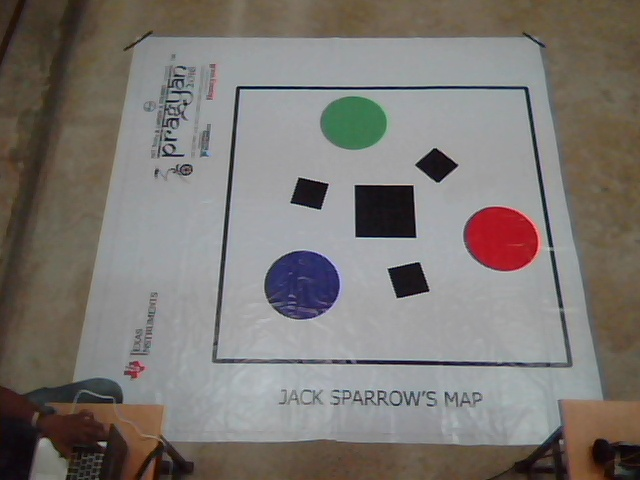
#> input picture Color-Follower-Bot/newframe.jpg, 640 x 480 px, given in place of the camera
$ python Color-Follower.py   (Python 2 division)
#> lines starting #> are read from the running program, lines starting #| are printed output that depends on the picture; after the words box and inside, x2 and y2 are one past the last pixel; in counts of white or black regions, pixels touching at a corner belong together
import serial
import numpy as np
import cv2
import math
import time


cap=cv2.VideoCapture(0)
ard=serial.Serial('COM24',9600)
flag=0
r=0
fl=0
vis=0
flg_full = 0
flg_g = flg_b = flg_r = 0
flag_fir = 1
flag_cal = 0
global frame
#print 'connected'


lg = np.array([39,54,75])
ug = np.array([103,196,160])
lb = np.array([111,74,56])
ub = np.array([191,191,170])
lr = np.array([0,162,78])
ur = np.array([10,222,160])
lbl = np.array([0,0,0])
ubl = np.array([255,255,57])

lf = np.array([106,126,131])
uf = np.array([255,253,243])
lbk = np.array([0,132,141])
ubk = np.array([80,221,182])

greeni = [lg,ug]
bluei = [lb,ub]
redi = [lr,ur]
blacki = [lbl,ubl]

fronti = [lf,uf]
backi = [lbk,ubk]

contoursf = contoursbk = contoursbl = contoursr = contoursg = contoursb = contoursd = 0
coin_t = coin_c = coin_b = 0
contourss = contourso = 0
xg=yg=xbu=ybu=xr=yr=xs=ys= 0
xo = yo =[]

def perspectivate(c):
    #c = contoursbl[2]
    global screenCnt
    peri = cv2.arcLength(c, True)
    #if peri == length :
    dp = 0.02
    approx = cv2.approxPolyDP(c, dp* peri, True)
    screenCnt = approx

    # if our approximated contour has four points, then we
    # can assume that we have found our screen
    j = 0
    if len(approx) != 4:
            temp = np.zeros((4,1,2))
            for k in range(len(screenCnt)):
                    for tp in temp:
                            if tp[0].all() == 0:
                                    continue
                            n1 = math.sqrt(((tp[0][0]-screenCnt[k][0][0])*(tp[0][0]-screenCnt[k][0][0]))+((tp[0][1]-screenCnt[k][0][1])*(tp[0][1]-screenCnt[k][0][1])))
                            if n1 < 100 :
                                     continue

                            temp[j][0] = screenCnt[k][0]
                            j = j + 1
                    screenCnt = temp
    return screenCnt


def order_points(pts):

        rect = np.zeros((4, 2), dtype = "float32")

        s = pts.sum(axis = 1)
        rect[0] = pts[np.argmin(s)]
        rect[2] = pts[np.argmax(s)]


        diff = np.diff(pts, axis = 1)
        rect[1] = pts[np.argmin(diff)]
        rect[3] = pts[np.argmax(diff)]

        # return the ordered coordinates
        return rect

def four_point_transform(image, pts):

        rect = order_points(pts)
        (tl, tr, br, bl) = rect


        widthA = np.sqrt(((br[0] - bl[0]) ** 2) + ((br[1] - bl[1]) ** 2))
        widthB = np.sqrt(((tr[0] - tl[0]) ** 2) + ((tr[1] - tl[1]) ** 2))
        maxWidth = max(int(widthA), int(widthB))


        heightA = np.sqrt(((tr[0] - br[0]) ** 2) + ((tr[1] - br[1]) ** 2))
        heightB = np.sqrt(((tl[0] - bl[0]) ** 2) + ((tl[1] - bl[1]) ** 2))
        maxHeight = max(int(heightA), int(heightB))


        dst = np.array([
                [0, 0],
                [maxWidth - 1, 0],
                [maxWidth - 1, maxHeight - 1],
                [0, maxHeight - 1]], dtype = "float32")

        M = cv2.getPerspectiveTransform(rect, dst)
        warped = cv2.warpPerspective(image, M, (maxWidth, maxHeight))

        return warped


def perspec():
##    global frame
    global screenCnt
    while(True):
        ret,frame = cap.read()
#> frame is the input picture: shape (480, 640, 3); mean B, G, R 114.6, 118.7, 123.6
        img = np.zeros((frame.shape[0],frame.shape[1],3))

        gray = cv2.cvtColor(frame, cv2.COLOR_BGR2GRAY)
        gray = cv2.bilateralFilter(gray,9,75,75)
        gray = cv2.GaussianBlur(gray, (5, 5), 0)
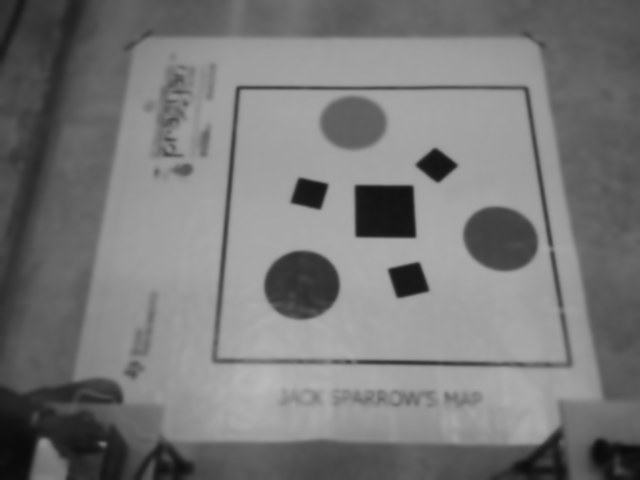
#> gray: shape (480, 640); min 10, max 186, mean 119.8
        #gray = cv2.bilateralFilter(gray,9,75,75)
        edged = cv2.Canny(gray, 30, 200)
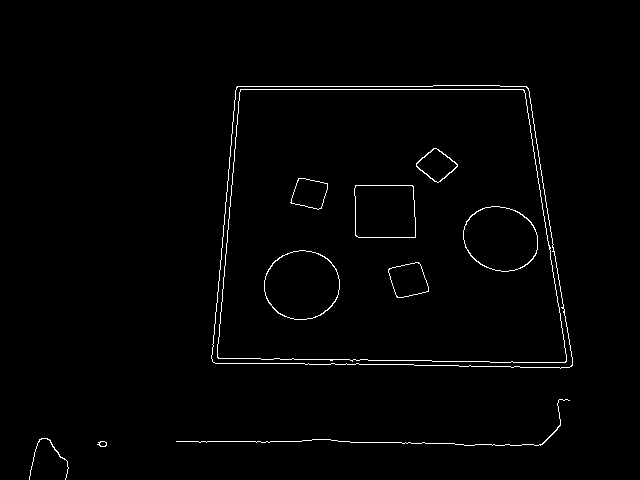
#> edged: shape (480, 640); 1.3% white in thin lines or dots, all inside (x1, y1, x2, y2) = (29, 85, 573, 480)
        (cnts, _) = cv2.findContours(edged.copy(), cv2.RETR_LIST, cv2.CHAIN_APPROX_NONE)
#> cnts = 20 contours, 2 with area under 20; largest, box (x1, y1, x2, y2) and area: (211, 85, 573, 369) 91000, (211, 85, 573, 369) 90988, (217, 89, 567, 363) 85964, (217, 89, 567, 363) 85953, (264, 250, 340, 320) 4087
        cnts = sorted(cnts, key = cv2.contourArea, reverse = True)[:5]
#> cnts = 5 contours; box (x1, y1, x2, y2) and area: (211, 85, 573, 369) 91000, (211, 85, 573, 369) 90988, (217, 89, 567, 363) 85964, (217, 89, 567, 363) 85953, (264, 250, 340, 320) 4087

        try:
            cv2.drawContours(img,cnts[0], -1, (255,0,0), 3)
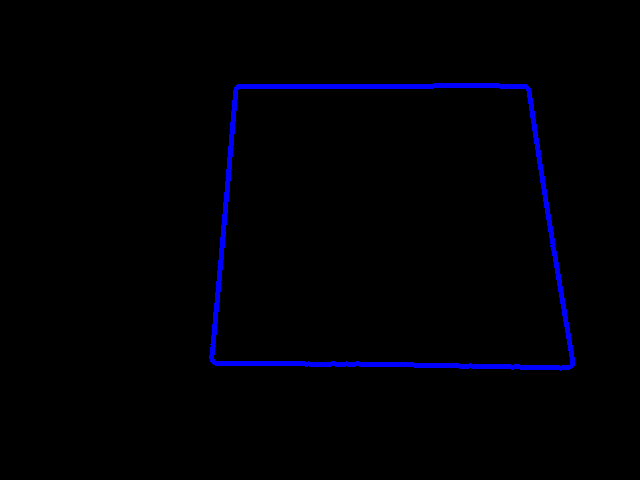
#> img: shape (480, 640, 3) float64; mean of channels 0, 1, 2 5, 0, 0; drawn as B, G, R
        except Exception:
            continue

        cv2.imshow('img',img)
        if cv2.waitKey(1) & 0xFF == 27:
#> (key Esc is pressed here)
            screenCnt = perspectivate(cnts[0])
#> in perspectivate, `peri = cv2.arcLength(c, True)`: peri = 1244.8
#> in perspectivate, `approx = cv2.approxPolyDP(c, dp* peri, True)`: approx = [[528, 88], [237, 86], [212, 361], [571, 366]]
            return screenCnt

    cv2.destroyAllWindows()


def update_frame():
    global flg_full,flag,flg_g,flg_r,flg_b,contoursf,contoursbk,contoursbl,contourss
    global contoursg,contoursr,contoursb,coin_c,coin_t,coin_b, frame,contourso
    global screenCnt
    global xg,yg,xbu,ybu,xr,yr,xs,ys,xo,yo,contourss,contourso
    global flag_fir
    try:
        ret, frame=cap.read()
        img = np.zeros((frame.shape[0],frame.shape[1],3))

        frame = four_point_transform(frame, screenCnt.reshape(4, 2))
#> in order_points, `s = pts.sum(axis = 1)`: s = [616, 323, 573, 937]
#> in order_points, `diff = np.diff(pts, axis = 1)`: diff = [-440, -151, 149, -205]
#> in four_point_transform, `rect = order_points(pts)`: rect = [[237, 86], [528, 88], [571, 366], [212, 361]]
#> in four_point_transform, `(tl, tr, br, bl) = rect`: tl = [237, 86]; tr = [528, 88]; br = [571, 366]; bl = [212, 361]
#> in four_point_transform, `widthA = np.sqrt(((br[0] - bl[0]) ** 2) + ((br[1] - bl[1]) ** 2))`: widthA = 359
#> in four_point_transform, `widthB = np.sqrt(((tr[0] - tl[0]) ** 2) + ((tr[1] - tl[1]) ** 2))`: widthB = 291
#> in four_point_transform, `maxWidth = max(int(widthA), int(widthB))`: maxWidth = 359
#> in four_point_transform, `heightA = np.sqrt(((tr[0] - br[0]) ** 2) + ((tr[1] - br[1]) ** 2))`: heightA = 281.3
#> in four_point_transform, `heightB = np.sqrt(((tl[0] - bl[0]) ** 2) + ((tl[1] - bl[1]) ** 2))`: heightB = 276.1
#> in four_point_transform, `maxHeight = max(int(heightA), int(heightB))`: maxHeight = 281
#> in four_point_transform, `dst = np.array([ [0, 0], [maxWidth - 1, 0], [maxWidth - 1, maxHeight -..`: dst = [[0, 0], [358, 0], [358, 280], [0, 280]]
#> in four_point_transform, `M = cv2.getPerspectiveTransform(rect, dst)`: M = [[1.34, 0.122, -328.7], [-0.00934, 1.36, -114.7], [2.15e-05, 0.000918, 1]]
#> in four_point_transform, `warped = cv2.warpPerspective(image, M, (maxWidth, maxHeight))`:
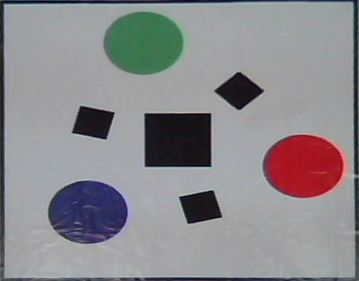
#> warped: shape (281, 359, 3); mean B, G, R 140.9, 137.6, 139.6
        frame = cv2.resize(frame, (640,480))
        frame = frame[9:469 , 9:629]
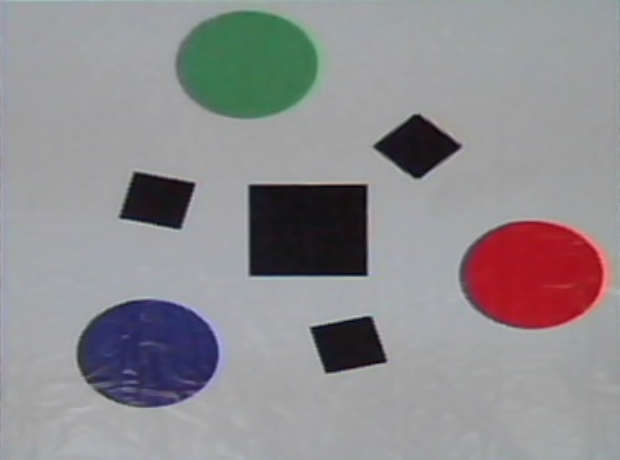
#> frame: shape (460, 620, 3); mean B, G, R 143.9, 140.9, 143.5
        frame =cv2.resize(frame, ( 640, 480))
#> frame: shape (480, 640, 3)

        hsv=cv2.cvtColor(frame,cv2.COLOR_BGR2HSV)
#> hsv: shape (480, 640, 3); mean H, S, V 99.5, 28.4, 151.1


        front = cv2.inRange(hsv,fronti[0],fronti[1])
#> front: shape (480, 640); 3.9% white; 1 white region, box (x1, y1, x2, y2) and area: (484, 231, 625, 343) 12040
        back = cv2.inRange(hsv,backi[0],backi[1])
#> back: shape (480, 640); 0.01% white in thin lines or dots, all inside (x1, y1, x2, y2) = (584, 298, 609, 322)
        green = cv2.inRange(hsv,greeni[0],greeni[1])
#> green: shape (480, 640); 4.1% white; 6 white regions (5 under 20 px), largest, box (x1, y1, x2, y2) and area: (188, 11, 329, 124) 12452
        black = cv2.inRange(hsv,blacki[0],blacki[1])
#> black: shape (480, 640); 6.6% white; 15 white regions (11 under 20 px), largest, box (x1, y1, x2, y2) and area: (258, 194, 378, 287) 11111, (322, 331, 398, 388) 3047, (388, 121, 474, 185) 3016, (125, 181, 200, 238) 2988
        blue = cv2.inRange(hsv,bluei[0],bluei[1])
#> blue: shape (480, 640); 4.2% white; 27 white regions (25 under 20 px), largest, box (x1, y1, x2, y2) and area: (87, 313, 226, 424) 11651, (478, 230, 573, 344) 1077
        red = cv2.inRange(hsv,redi[0],redi[1])
#> red: shape (480, 640); 0.01% white in thin lines or dots, all inside (x1, y1, x2, y2) = (590, 298, 607, 320)

        kernel=cv2.getStructuringElement(cv2.MORPH_RECT,(3,3))

        front=cv2.erode(front,kernel)
#> front: shape (480, 640); 3.7% white; 1 white region, box (x1, y1, x2, y2) and area: (485, 232, 624, 342) 11464
        front=cv2.dilate(front,kernel)
#> front: shape (480, 640); 3.9% white; 1 white region, box (x1, y1, x2, y2) and area: (484, 231, 625, 343) 12018
        back=cv2.erode(back,kernel)
#> back: shape (480, 640); 0% white in thin lines or dots, all inside (x1, y1, x2, y2) = (590, 299, 592, 301)
        back=cv2.dilate(back,kernel)
#> back: shape (480, 640); 0% white; 1 white region (1 under 20 px)


        green=cv2.erode(green,kernel)
#> green: shape (480, 640); 3.9% white; 1 white region, box (x1, y1, x2, y2) and area: (189, 12, 328, 123) 11948
        green=cv2.dilate(green,kernel)
#> green: shape (480, 640); 4.1% white; 1 white region, box (x1, y1, x2, y2) and area: (188, 11, 329, 124) 12452
        red = cv2.erode(red,kernel)
#> red: shape (480, 640); every value is 0
        red = cv2.dilate(red,kernel)
        blue =cv2.erode(blue,kernel)
#> blue: shape (480, 640); 3.7% white; 4 white regions (2 under 20 px), largest, box (x1, y1, x2, y2) and area: (88, 314, 225, 423) 10974, (480, 233, 546, 342) 500
        blue = cv2.dilate(blue,kernel)
#> blue: shape (480, 640); 4.1% white; 3 white regions (1 under 20 px), largest, box (x1, y1, x2, y2) and area: (87, 313, 226, 424) 11634, (479, 232, 558, 344) 981
        black = cv2.erode(black,kernel)
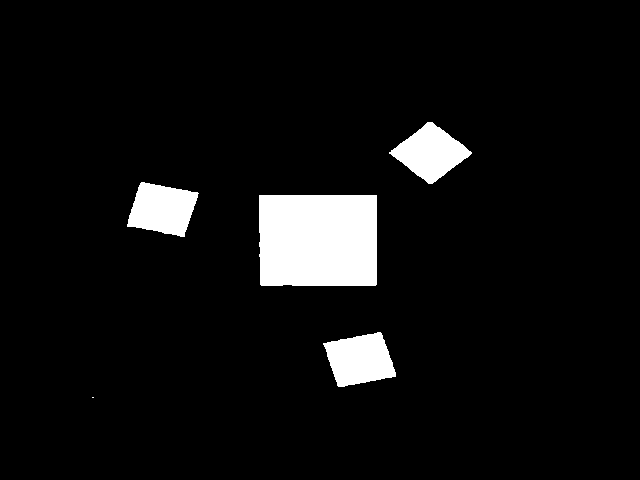
#> black: shape (480, 640); 6.2% white; 5 white regions (1 under 20 px), largest, box (x1, y1, x2, y2) and area: (259, 195, 377, 286) 10682, (323, 332, 396, 387) 2785, (127, 182, 199, 237) 2728, (389, 122, 472, 184) 2720
        black = cv2.dilate(black,kernel)
#> black: shape (480, 640); 6.6% white; 5 white regions (1 under 20 px)


        contoursf,hierarchyf=cv2.findContours(front,cv2.RETR_TREE,cv2.CHAIN_APPROX_NONE)
#> contoursf = 2 contours; box (x1, y1, x2, y2) and area: (484, 231, 625, 343) 11876, (583, 297, 602, 303) 58
        contoursbk,hierarchyb=cv2.findContours(back,cv2.RETR_TREE,cv2.CHAIN_APPROX_NONE)
#> contoursbk = 1 contour, all with area under 20
        contoursbl,hierarchyd=cv2.findContours(black,cv2.RETR_TREE,cv2.CHAIN_APPROX_NONE)
#> contoursbl = 5 contours, 1 with area under 20; largest, box (x1, y1, x2, y2) and area: (258, 194, 378, 287) 10900, (322, 331, 397, 388) 2940, (388, 121, 473, 185) 2926, (126, 181, 200, 238) 2880
        contoursg,hierarchyd=cv2.findContours(green,cv2.RETR_TREE,cv2.CHAIN_APPROX_NONE)
#> contoursg = 1 contour; box (x1, y1, x2, y2) and area: (188, 11, 329, 124) 12270
        contoursb,hierarchyd=cv2.findContours(blue,cv2.RETR_TREE,cv2.CHAIN_APPROX_NONE)
#> contoursb = 6 contours, 3 with area under 20; largest, box (x1, y1, x2, y2) and area: (87, 313, 226, 424) 11494, (479, 232, 558, 344) 814, (125, 403, 151, 410) 90
        contoursr,hierarchyd=cv2.findContours(red,cv2.RETR_TREE,cv2.CHAIN_APPROX_NONE)
#> contoursr = []
        contoursbl = sorted(contoursbl, key = cv2.contourArea, reverse = True)[:4]
#> contoursbl = 4 contours; box (x1, y1, x2, y2) and area: (258, 194, 378, 287) 10900, (322, 331, 397, 388) 2940, (388, 121, 473, 185) 2926, (126, 181, 200, 238) 2880

        if(flag_cal == 0):
            cv2.drawContours(img, contoursf, -1, (255,0,0), 3)
            cv2.drawContours(img, contoursbk, -1, (255,0,0), 3)
            cv2.drawContours(img, contoursbl, -1, (255,0,0), 3)
            cv2.drawContours(img, contoursg, -1, (255,0,0), 3)
            cv2.drawContours(img, contoursr, -1, (255,0,0), 3)
            cv2.drawContours(img, contoursb, -1, (255,0,0), 3)
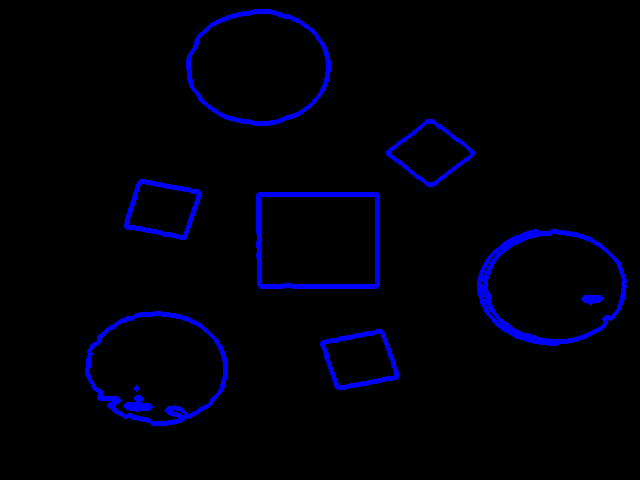
#> img: shape (480, 640, 3) float64; mean of channels 0, 1, 2 10, 0, 0; drawn as B, G, R
            cv2.imshow('img',img)
            cv2.waitKey(1)


# [71 lines of commented-out code are left out]

        if(flag_fir ==0):

            contoursg = sorted(contoursg, key = cv2.contourArea, reverse = True)[:1]
            contoursb = sorted(contoursb, key = cv2.contourArea, reverse = True)[:1]
            contoursr = sorted(contoursr, key = cv2.contourArea, reverse = True)[:1]
            M1 = cv2.moments(contoursg[0])
            M2 = cv2.moments(contoursb[0])
            M3 = cv2.moments(contoursr[0])
            M4 = cv2.moments(contoursbl[0])
            contourss = contoursbl[0]
            xg = int(M1['m10']/M1['m00'])
            yg = int(M1['m01']/M1['m00'])
            xbu = int(M2['m10']/M2['m00'])
            ybu = int(M2['m01']/M2['m00'])
            xr = int(M3['m10']/M3['m00'])
            yr = int(M3['m01']/M3['m00'])
            xs = int(M4['m10']/M4['m00'])
            ys = int(M4['m01']/M4['m00'])
            contourso = []
            for i in range(len(contoursbl)):
                if i == 0:
                    continue
                M4 = cv2.moments(contoursbl[i])
                xo.append(int(M4['m10']/M4['m00']))
                yo.append(int(M4['m01']/M4['m00']))
                contourso.append(contoursbl[i])
            flag_fir = 1

    except Exception:
        print Exception
        return


# [379 lines left out: functions reroute, track, back_to_safe, not called in this run]


screenCnt = perspec()
while(1):
    update_frame()
    cv2.imshow('frame',frame)
    if cv2.waitKey(1) & 0xFF == 27:
#> (key Esc is pressed here)
        cv2.destroyAllWindows()
        flag_fir =0
        break
while(1):
    update_frame()
#> in update_frame (call 2), `contoursbl,hierarchyd=cv2.findContours(black,cv2.RETR_TREE,cv2.CHAIN_A..`: contoursbl = 5 contours, 1 with area under 20; largest, box (x1, y1, x2, y2) and area: (258, 194, 378, 287) 10900, (322, 331, 397, 388) 2940, (388, 121, 473, 185) 2926, (126, 181, 200, 238) 2880
#> in update_frame (call 2), `contoursbl = sorted(contoursbl, key = cv2.contourArea, reverse = True)..`: contoursbl = 4 contours; box (x1, y1, x2, y2) and area: (258, 194, 378, 287) 10900, (322, 331, 397, 388) 2940, (388, 121, 473, 185) 2926, (126, 181, 200, 238) 2880
#> in update_frame (call 2), `contoursb = sorted(contoursb, key = cv2.contourArea, reverse = True)[:1]`: contoursb = 1 contour; box (x1, y1, x2, y2) and area: (87, 313, 226, 424) 11494
    cv2.imshow('frame',frame)
    if cv2.waitKey(1) & 0xFF == 27:
#> (key Esc is pressed here)
        cv2.destroyAllWindows()
        flag_cal =0
        break
#> (the run stopped early here; a loop or call above may not have finished)
